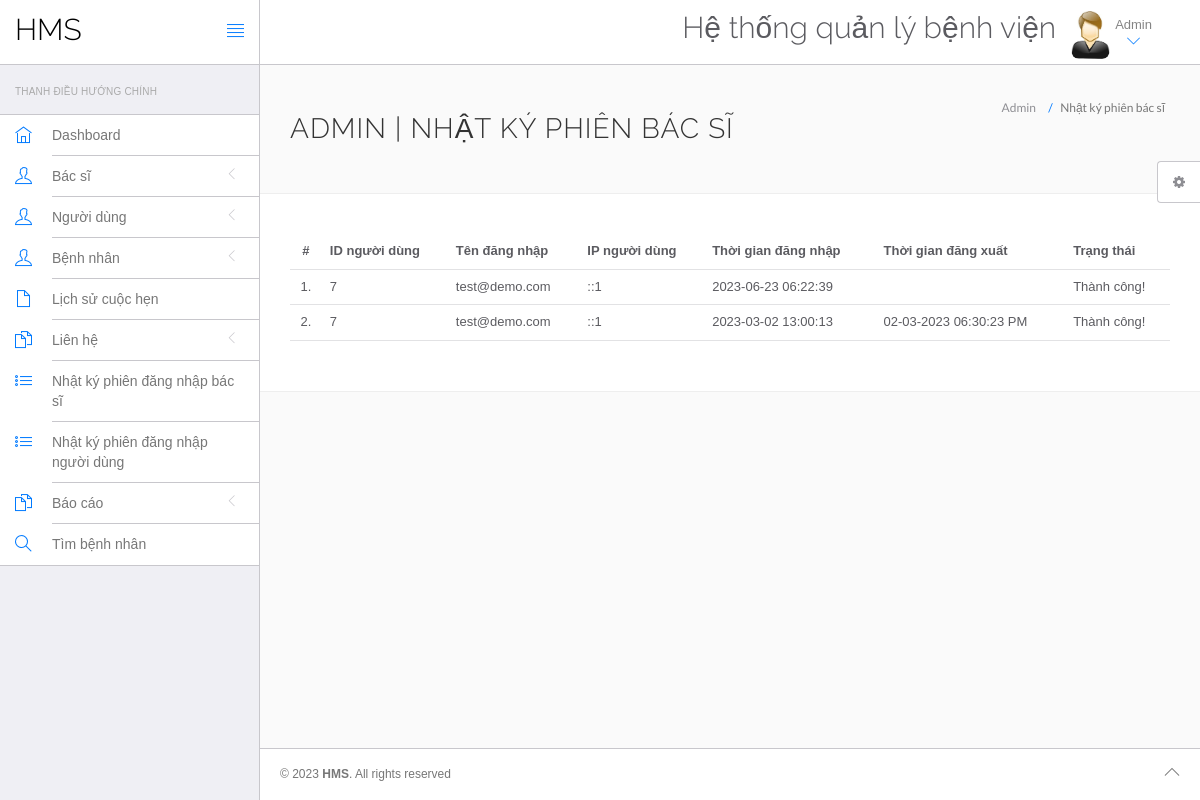
/hms/admin/doctor-logs.php (signed in), run on the app's committed database.
### tables this page shows
CREATE TABLE `doctorslog` (
  `id` int(11) NOT NULL,
  `uid` int(11) DEFAULT NULL,
  `username` varchar(255) DEFAULT NULL,
  `userip` binary(16) DEFAULT NULL,
  `loginTime` timestamp NULL DEFAULT CURRENT_TIMESTAMP,
  `logout` varchar(255) DEFAULT NULL,
  `status` int(11) DEFAULT NULL
);

### hms/admin/doctor-logs.php (the view, shortened to what this page needs)
<?php
include('include/config.php');
?>
<!DOCTYPE html>
<html lang="en">
	<head>
		<link rel="stylesheet" href="vendor/bootstrap/css/bootstrap.min.css">
		<link rel="stylesheet" href="vendor/fontawesome/css/font-awesome.min.css">
		<link rel="stylesheet" href="vendor/themify-icons/themify-icons.min.css">
		<link href="vendor/animate.css/animate.min.css" rel="stylesheet" media="screen">
		<link href="vendor/perfect-scrollbar/perfect-scrollbar.min.css" rel="stylesheet" media="screen">
		<link href="vendor/switchery/switchery.min.css" rel="stylesheet" media="screen">
		<link href="vendor/bootstrap-touchspin/jquery.bootstrap-touchspin.min.css" rel="stylesheet" media="screen">
		<link href="vendor/select2/select2.min.css" rel="stylesheet" media="screen">
		<link href="vendor/bootstrap-datepicker/bootstrap-datepicker3.standalone.min.css" rel="stylesheet" media="screen">
		<link href="vendor/bootstrap-timepicker/bootstrap-timepicker.min.css" rel="stylesheet" media="screen">
		<link rel="stylesheet" href="assets/css/styles.css">
		<link rel="stylesheet" href="assets/css/plugins.css">
		<link rel="stylesheet" href="assets/css/themes/theme-1.css" id="skin_color" />
	</head>
	<body>
		<div id="app">
<?php include('include/sidebar.php');?>
			<div class="app-content">
					<?php include('include/header.php');?>
				<div class="main-content" >
					<div class="wrap-content container" id="container">
						<section id="page-title">
							<div class="row">
								<div class="col-sm-8">
									<h1 class="mainTitle">Admin  | Nhật ký phiên bác sĩ</h1>
																	</div>
								<ol class="breadcrumb">
									<li>
										<span>Admin </span>
									</li>
									<li class="active">
										<span>Nhật ký phiên bác sĩ</span>
									</li>
								</ol>
							</div>
						</section>
						<div class="container-fluid container-fullw bg-white">
									<div class="row">
								<div class="col-md-12">
									<table class="table table-hover" id="sample-table-1">
										<thead>
											<tr>
												<th class="center">#</th>
												<th class="hidden-xs">ID người dùng</th>
												<th>Tên đăng nhập</th>
												<th>IP người dùng</th>
												<th>Thời gian đăng nhập</th>
												<th>Thời gian đăng xuất</th>
												<th>Trạng thái </th>
											</tr>
										</thead>
										<tbody>
<?php
$sql=mysqli_query($con,"select * from doctorslog ");
$cnt=1;
while($row=mysqli_fetch_array($sql))
{
?>
											<tr>
												<td class="center"><?php echo $cnt;?>.</td>
												<td class="hidden-xs"><?php echo $row['uid'];?></td>
												<td class="hidden-xs"><?php echo $row['username'];?></td>
												<td><?php echo $row['userip'];?></td>
												<td><?php echo $row['loginTime'];?></td>
												<td><?php echo $row['logout'];?>
												</td>
												<td>
<?php if($row['status']==1)
{
	echo "Thành công!";
}
else
{
	echo "Đã lỗi!";
}?>
</td>
											</tr>
											<?php
$cnt=$cnt+1;
											 }?>
										</tbody>
									</table>
								</div>
							</div>
								</div>
					</div>
				</div>
			</div>
	<?php include('include/footer.php');?>
	<?php include('include/setting.php');?>
		</div>
	</body>
</html>

### hms/admin/assets/css/themes/theme-1.css (style rules this page uses)
body { background: #FAFAFA; }

### data on the page
doctorslog: uid "7", username "test@demo.com", userip "::1", loginTime "2023-06-23 06:22:39", status "Thành công!"
doctorslog: uid "7", username "test@demo.com", userip "::1", loginTime "2023-03-02 13:00:13", logout "02-03-2023 06:30:23 PM", status "Thành công!"
